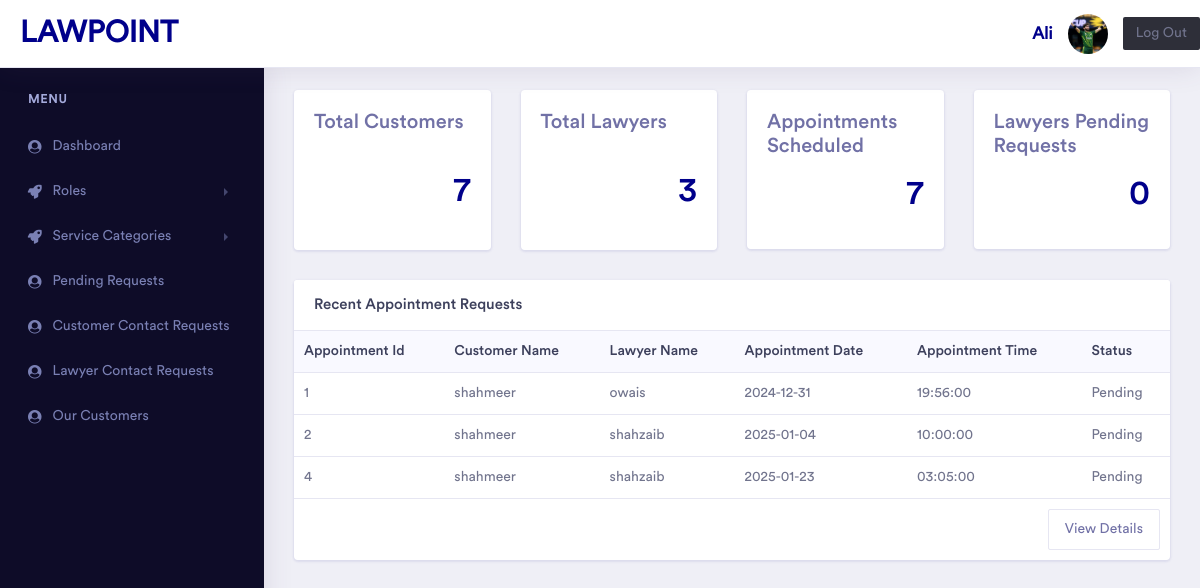
The app's page /Admin/index.php (signed in) with its own data.
### tables this page shows
CREATE TABLE `appointments` (
  `appointment_id` int(11) NOT NULL,
  `customer_id` int(11) NOT NULL,
  `lawyer_id` int(11) NOT NULL,
  `appointment_date` date NOT NULL,
  `appointment_time` time NOT NULL,
  `status` varchar(255) NOT NULL
);

CREATE TABLE `customers` (
  `customer_id` int(11) NOT NULL,
  `customer_name` varchar(255) NOT NULL,
  `gender` varchar(255) NOT NULL,
  `date_of_birth` date NOT NULL,
  `email` varchar(255) NOT NULL,
  `customer_pic` varchar(255) NOT NULL,
  `password` varchar(255) NOT NULL,
  `role_id` int(11) NOT NULL
);

CREATE TABLE `lawyers` (
  `lawyer_id` int(11) NOT NULL,
  `lawyer_name` varchar(255) NOT NULL,
  `specialization` int(11) NOT NULL,
  `experience_years` varchar(255) NOT NULL,
  `profile_image` varchar(255) NOT NULL,
  `description` varchar(255) NOT NULL,
  `contact_number` int(11) NOT NULL,
  `email` varchar(255) NOT NULL,
  `password` varchar(255) NOT NULL,
  `role_id` int(11) NOT NULL
);

### Admin/index.php (the view)
<?php
include("header.php");
include("connection.php");
$count_cust = "SELECT COUNT(*) AS cust From customers";
$c_q = mysqli_query($connect, $count_cust);
$c_c = mysqli_fetch_assoc($c_q);
$count_law = "SELECT COUNT(*) AS law From lawyers";
$l_q = mysqli_query($connect, $count_law);
$l_c = mysqli_fetch_assoc($l_q);
$appoin_sch = "SELECT COUNT(*) AS sch From appointments_scheduled";
$a_q = mysqli_query($connect, $appoin_sch);
$a_c = mysqli_fetch_assoc($a_q);
$pend_req = "SELECT COUNT(*) AS p_q From pending_requests";
$p_q = mysqli_query($connect, $pend_req);
$p_c = mysqli_fetch_assoc($p_q);
$select = "SELECT a. *, c.customer_id , c.customer_name , l.lawyer_id , l.lawyer_name
FROM `appointments` a
INNER JOIN `customers` c
ON a.customer_id = c.customer_id
INNER JOIN `lawyers` l
ON a.lawyer_id = l.lawyer_id LIMIT 10";
$query = mysqli_query($connect , $select);
?>
                    <div class="ecommerce-widget">
                        <div class="row">
                            <div class="col-xl-3 col-lg-6 col-md-6 col-sm-12 col-12">
                                <div class="card">
                                    <div class="card-body" style="height: 160px">
                                    <h3 class="text-muted">Total Customers</h3>
                                        <div class="d-inline-block float-right text-success font-weight-bold">
                                           <br> <span><h1 style="color: darkblue;"><?php echo $c_c['cust'] ?></h1></span>
                                        </div>
                                    </div>
                                </div>
                            </div>
                            <div class="col-xl-3 col-lg-6 col-md-6 col-sm-12 col-12">
                                <div class="card">
                                    <div class="card-body" style="height: 160px">
                                        <h3 class="text-muted">Total Lawyers</h3>
                                        <div class="d-inline-block float-right text-success font-weight-bold">
                                        <br><span><h1 style="color: darkblue;"><?php echo $l_c['law'] ?></h1></span>
                                        </div>
                                    </div>
                               </div>
                            </div>
                            <div class="col-xl-3 col-lg-6 col-md-6 col-sm-12 col-12">
                                <div class="card">
                                    <div class="card-body">
                                        <h3 class="text-muted">Appointments Scheduled</h3>
                                        <div class="d-inline-block float-right text-primary font-weight-bold">
                                        <span><h1 style="color: darkblue;"><?php echo $a_c['sch'] ?></h1></span>
                                        </div>
                                    </div>
                                 </div>
                            </div>
                            <div class="col-xl-3 col-lg-6 col-md-6 col-sm-12 col-12">
                                <div class="card">
                                    <div class="card-body">
                                        <h3 class="text-muted">Lawyers Pending Requests</h3>
                                        <div class="d-inline-block float-right text-secondary font-weight-bold">
                                        <span><h1 style="color: darkblue;"><?php echo $p_c['p_q'] ?></h1></span>
                                        </div>
                                    </div>
                                </div>
                            </div>
                        </div>
                        <div class="row">
                            <div class="col-xl-12 col-lg-12 col-md-6 col-sm-12 col-12">
                                <div class="card">
                                    <h5 class="card-header">Recent Appointment Requests</h5>
                                    <div class="card-body p-0">
                                        <div class="table-responsive">
                                            <table class="table table-hover">
                                                <thead class="bg-light">
                                                    <tr class="border-0">
                                                        <th class="border-0">Appointment Id</th>
                                                        <th class="border-0">Customer Name</th>
                                                        <th class="border-0">Lawyer Name</th>
                                                        <th class="border-0">Appointment Date</th>
                                                        <th class="border-0">Appointment Time</th>
                                                        <th class="border-0">Status</th>
                                                    </tr>
                                                </thead>
                                                <tbody>
                                                    <?php while($fetch = mysqli_fetch_assoc($query)){ ?>
                                                    <tr>
                                                        <td><?php echo $fetch['appointment_id']; ?></td>
                                                        <td><?php echo $fetch['customer_name']; ?></td>
                                                        <td><?php echo $fetch['lawyer_name']; ?></td>
                                                        <td><?php echo $fetch['appointment_date']; ?></td>
                                                        <td><?php echo $fetch['appointment_time']; ?></td>
                                                        <td><?php echo $fetch['status']; ?></td>
                                                    </tr>
                                                    <?php } ?>
                                                    <tr>
                                                        <td colspan="9"><a href="viewDetails.php" class="btn btn-outline-light float-right">View Details</a></td>
                                                    </tr>
                                                </tbody>
                                            </table>
                                        </div>
                                    </div>
                                </div>
                            </div>

### Admin/header.php (shortened to what this page needs)
<?php
include("connection.php");
$Admin_id = $_SESSION['id'] ?? null;
$Admin_name = $_SESSION['name'] ?? null;
$select = "SELECT * FROM `admin_users` WHERE id ='$Admin_id'";
$query = mysqli_query($connect , $select);
$fetch = mysqli_fetch_assoc($query);
?>
<!doctype html>
<html lang="en">
<head>
    <link rel="stylesheet" href="assets/vendor/bootstrap/css/bootstrap.min.css">
    <link href="assets/vendor/fonts/circular-std/style.css" rel="stylesheet">
    <link rel="stylesheet" href="assets/libs/css/style.css">
    <link rel="stylesheet" href="assets/vendor/fonts/fontawesome/css/fontawesome-all.css">
    <link rel="stylesheet" href="assets/vendor/charts/chartist-bundle/chartist.css">
    <link rel="stylesheet" href="assets/vendor/charts/morris-bundle/morris.css">
    <link rel="stylesheet" href="assets/vendor/fonts/material-design-iconic-font/css/materialdesignicons.min.css">
    <link rel="stylesheet" href="assets/vendor/charts/c3charts/c3.css">
    <link rel="stylesheet" href="assets/vendor/fonts/flag-icon-css/flag-icon.min.css">
</head>
<body>
    <div class="dashboard-main-wrapper">
        <div class="dashboard-header">
            <nav class="navbar navbar-expand-lg bg-white fixed-top">
                <a class="navbar-brand" href="index.php" style="color: darkblue;">LawPoint</a>
                <div class="collapse navbar-collapse" id="navbarSupportedContent">
            <ul class="navbar-nav ml-auto align-items-center">
                <li class="nav-item">
                    <span class="navbar-text" style="font-size: 17px;margin-right: 15px; font-weight: bold; color: darkblue;"><?php echo "$Admin_name"; ?></span>
                </li>
                <li class="nav-item">
                    <a href="profile.php" class="profile-pic-link" style="display: block; width: 40px; height: 40px; border-radius: 50%; overflow: hidden; margin-right: 15px;">
                        <img src="admin_user_pics/<?php echo $fetch['image'] ?>" alt="User Profile Picture" style="width: 100%; height: 100%; object-fit: cover;">
                    </a>
                </li>
                <li class="nav-item">
                    <a href="../logout.php" class="btn bg-dark btn-sm">Log Out</a>
                </li>
            </ul>
        </div>
            </nav>
        </div>
        <div class="nav-left-sidebar sidebar-dark">
            <div class="menu-list">
                <nav class="navbar navbar-expand-lg navbar-light">
                    <div class="collapse navbar-collapse" id="navbarNav">
                        <ul class="navbar-nav flex-column">
                            <li class="nav-divider">
                                Menu
                            </li>
                            <li class="nav-item ">
                                <a class="nav-link" href="index.php"><i class="fa fa-fw fa-user-circle"></i>Dashboard</a>
                            </li>
                            <li class="nav-item">
                                <a class="nav-link" href="#" data-toggle="collapse" aria-expanded="false" data-target="#submenu-1" aria-controls="submenu-1"><i class="fa fa-fw fa-rocket"></i>Roles</a>
                            </li>
                            <li class="nav-item">
                                <a class="nav-link" href="#" data-toggle="collapse" aria-expanded="false" data-target="#submenu-2" aria-controls="submenu-2"><i class="fa fa-fw fa-rocket"></i>Service Categories</a>
                            </li>
                            <li class="nav-item ">
                                <a class="nav-link" href="pendingRequests.php"><i class="fa fa-fw fa-user-circle"></i>Pending Requests</a>
                            </li>
                            <li class="nav-item ">
                                <a class="nav-link" href="customercontactRequests.php"><i class="fa fa-fw fa-user-circle"></i>Customer Contact Requests</a>
                            </li>
                            <li class="nav-item ">
                                <a class="nav-link" href="lawyercontactRequests.php"><i class="fa fa-fw fa-user-circle"></i>Lawyer Contact Requests</a>
                            </li>
                            <li class="nav-item ">
                                <a class="nav-link" href="ourCustomers.php"><i class="fa fa-fw fa-user-circle"></i>Our Customers</a>
                            </li>
                        </ul>
                    </div>
                </nav>
            </div>
        </div>
        <div class="dashboard-wrapper">
            <div class="dashboard-ecommerce">
                <div class="container-fluid dashboard-content ">

### records on screen
appointments: appointment_id "1", customer.customer_name "shahmeer", lawyer.lawyer_name "owais", appointment_date "2024-12-31", appointment_time "19:56:00", status "Pending"
appointments: appointment_id "2", customer.customer_name "shahmeer", lawyer.lawyer_name "shahzaib", appointment_date "2025-01-04", appointment_time "10:00:00", status "Pending"
appointments: appointment_id "4", customer.customer_name "shahmeer", lawyer.lawyer_name "shahzaib", appointment_date "2025-01-23", appointment_time "03:05:00", status "Pending"

### other values on screen
$Admin_name "Ali"
$c_c['cust'] "7"
$l_c['law'] "3"
$a_c['sch'] "7"
$p_c['p_q'] "0"
